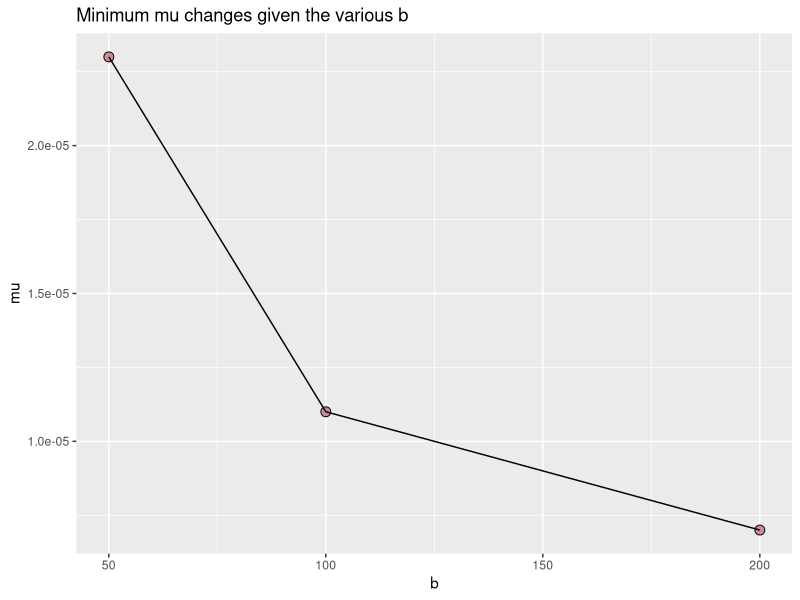
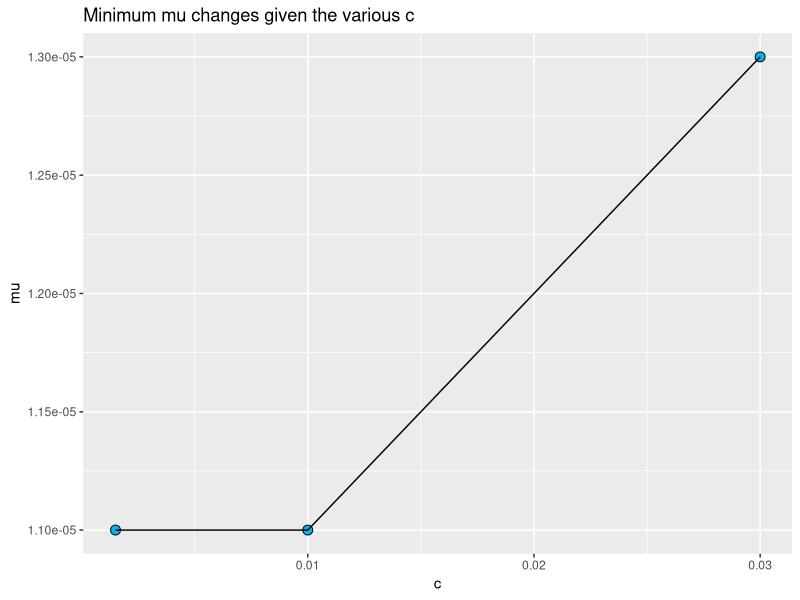
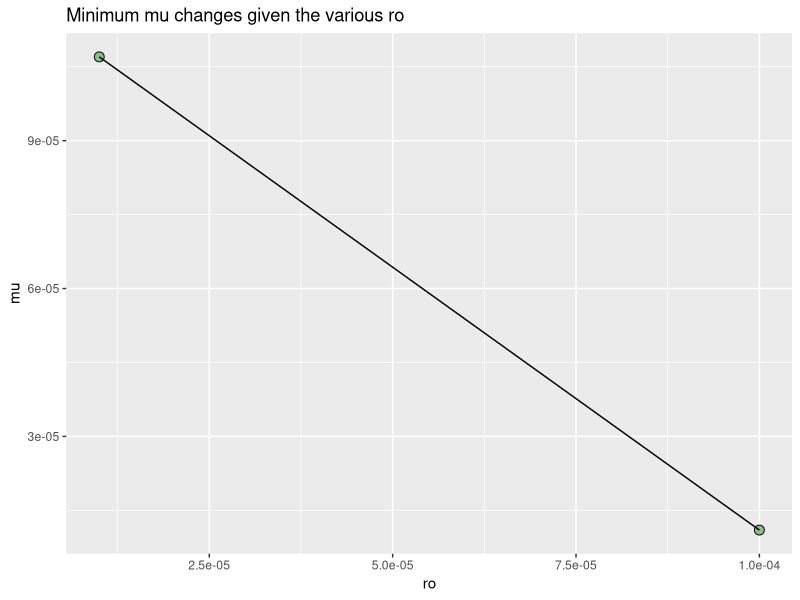
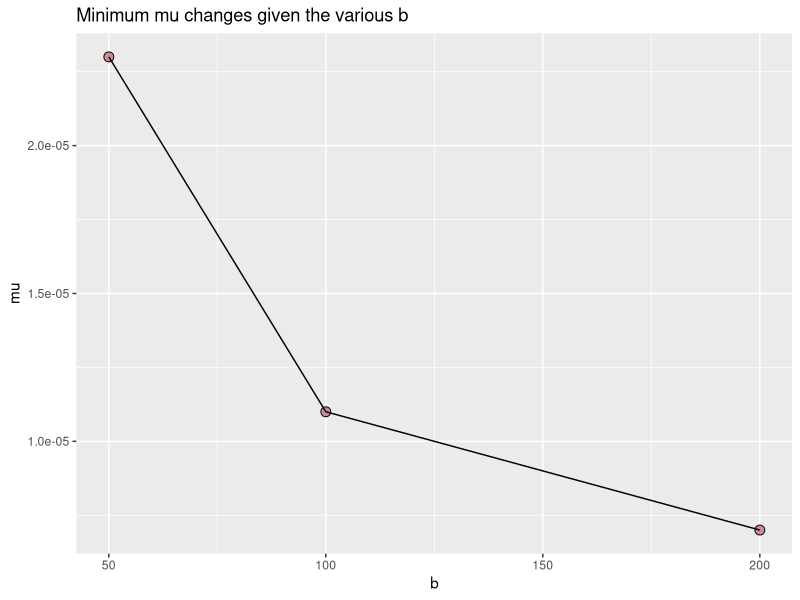
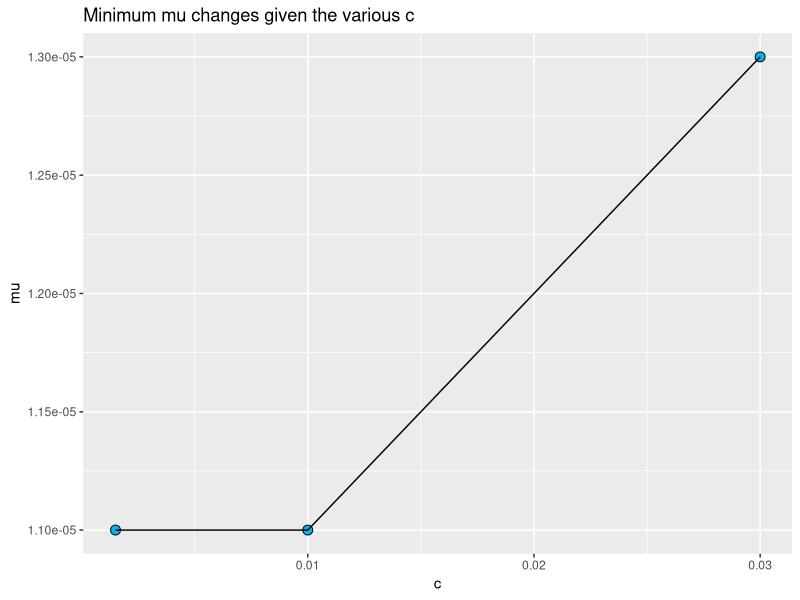
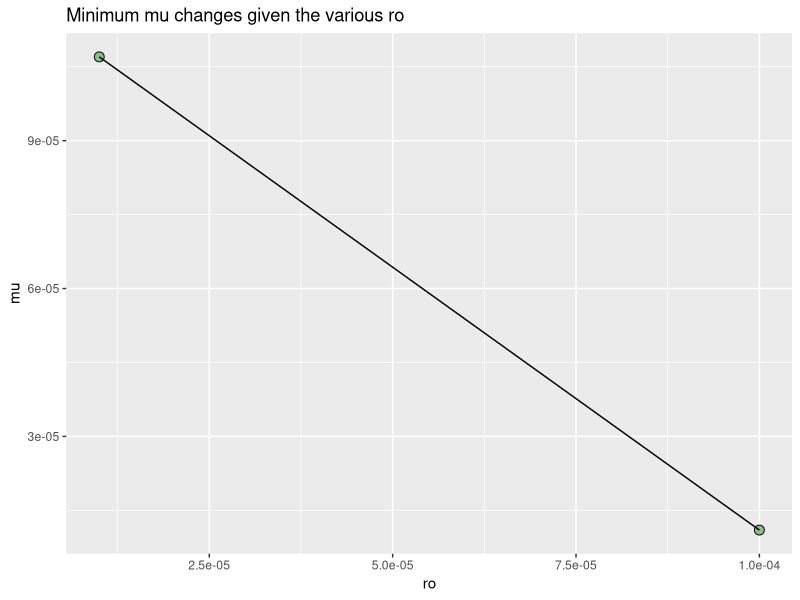

Source code (R) for these figures, in order:
library(ggplot2)
# GTA selfish model 

b <- c(50, 100, 200) # various b
c <- c(0.0015, 0.01, 0.03) # various c
ro <- c(0.00001, 0.0001) # various ro
mu.b <- c(2.3e-5, 1.1e-5, 7e-6)
mu.c <- c(1.1e-5, 1.1e-5, 1.3e-5)
mu.ro <- c(0.000107, 1.1e-5)
mu.b.df <- as.data.frame(cbind(mu.b, b))
g <- ggplot(mu.b.df, aes(x = b, y = mu.b)) + 
  geom_point(size = 3, shape = 21, fill = "lightpink3") +
  geom_line() + ylab("mu") + xlab("b") + 
  ggtitle("Minimum mu changes given the various b")
g
ggsave(plot = g, file = "/Users/Xin/Desktop/projects/GTA_project/output/20160407/mu_b.jpeg")

mu.c.df <- as.data.frame(cbind(mu.c, c))
g <- ggplot(mu.c.df, aes(x = c, y = mu.c)) + 
  geom_point(size = 3, shape = 21, fill = "deepskyblue2") +
  geom_line() + ylab("mu") + xlab("c") + 
  ggtitle("Minimum mu changes given the various c")
g
ggsave(plot = g, file = "/Users/Xin/Desktop/projects/GTA_project/output/20160407/mu_c.jpeg")

mu.ro.df <- as.data.frame(cbind(mu.ro, ro))
g <- ggplot(mu.ro.df, aes(x = ro, y = mu.ro)) + 
  geom_point(size = 3, shape = 21, fill = "darkseagreen") +
  geom_line() + ylab("mu") + xlab("ro") + 
  ggtitle("Minimum mu changes given the various ro")
g
ggsave(plot = g, file = "/Users/Xin/Desktop/projects/GTA_project/output/20160407/mu_ro.jpeg")


